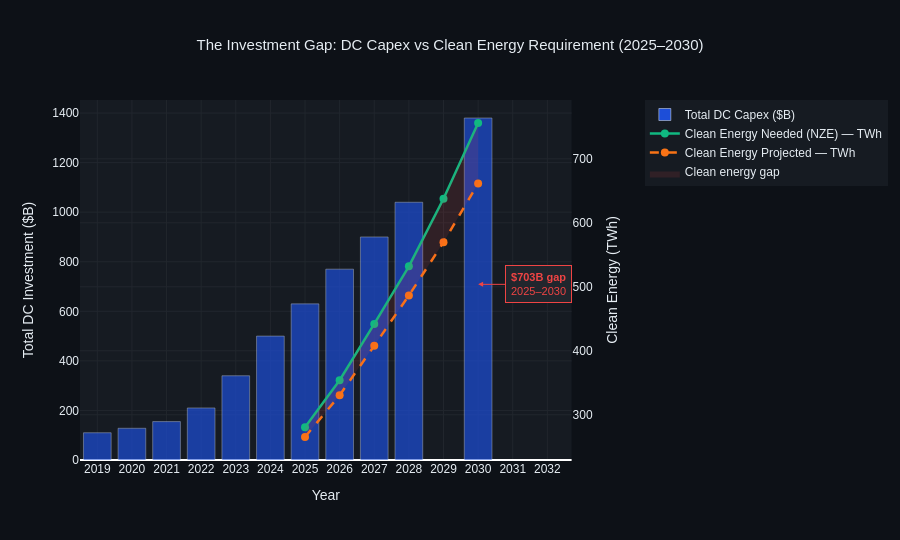

Notebook code cell kept with this figure:
### Code cell
# ── What this output does ─────────────────────────────────────────────────────
# The investment gap analysis quantifies the structural mismatch between
# how much is being invested in DC infrastructure vs how much clean energy
# is being contracted to power it.
#
# The finding: DC capex is growing at ~40% per year.
# Clean energy contracting is growing at ~25% per year.
# The gap between the two is widening every year.
# This is the financial evidence that sustainability is losing the race
# against growth — not because of bad intent but because of pace mismatch.

# ── Extract investment and renewable data ─────────────────────────────────────
inv_col     = [c for c in df_dc_investment.columns
               if 'Global' in c and 'Investment' in c][0]
yr_col      = 'Year'

inv_data = df_dc_investment.dropna(
    subset=[yr_col, inv_col]
).copy()
inv_data = inv_data[inv_data[yr_col] <= 2030]
inv_data[inv_col] = pd.to_numeric(inv_data[inv_col], errors='coerce')
inv_data = inv_data.dropna(subset=[inv_col])

# ── Compute implied clean energy investment needed ────────────────────────────
# IEA says data centers need ~80% renewable by 2030 for NZE alignment
# Current renewable % trajectory from Step 4: ~78% by 2030
# Clean energy capex ratio: roughly $1.2M per MW of renewable capacity
# Average DC load factor: ~0.7 (70% utilisation)
# We estimate the clean energy investment needed to match DC energy demand
# at each scenario level

# From scenarios sheet
nze_col    = 'Renewable % Needed (NZE)'
actual_col = 'Actual Proj. Renewable %'

scen_inv = df_scenarios[['Year', nze_col, actual_col]].dropna().copy()
scen_inv = scen_inv[scen_inv['Year'] <= 2030]

# DC energy Base Case from scenarios
dc_energy_col = 'DC Energy Base (TWh)'
scen_energy   = df_scenarios[['Year', dc_energy_col]].dropna().copy()
scen_energy   = scen_energy[scen_energy['Year'] <= 2030]

# Merge
scen_full = scen_inv.merge(scen_energy, on='Year', how='inner')
scen_full[nze_col]    = pd.to_numeric(scen_full[nze_col],    errors='coerce')
scen_full[actual_col] = pd.to_numeric(scen_full[actual_col], errors='coerce')
scen_full[dc_energy_col] = pd.to_numeric(
    scen_full[dc_energy_col], errors='coerce'
)

# Clean energy investment needed (NZE) vs projected
# Rule of thumb: $2.5B per TWh of clean energy capacity needed
CLEAN_ENERGY_COST_PER_TWH = 2.5  # $B per TWh

scen_full['Clean_Needed_TWh'] = (
    scen_full[dc_energy_col] * scen_full[nze_col] / 100
)
scen_full['Clean_Actual_TWh'] = (
    scen_full[dc_energy_col] * scen_full[actual_col] / 100
)
scen_full['Clean_Gap_TWh'] = (
    scen_full['Clean_Needed_TWh'] - scen_full['Clean_Actual_TWh']
)
scen_full['Investment_Gap_B'] = (
    scen_full['Clean_Gap_TWh'] * CLEAN_ENERGY_COST_PER_TWH
)

# ── Merge with actual investment data ─────────────────────────────────────────
combined = inv_data[['Year', inv_col]].copy()
combined = combined.merge(scen_full, on='Year', how='outer')
combined = combined.sort_values('Year').reset_index(drop=True)

# ── Print investment gap table ────────────────────────────────────────────────
print("Investment Gap Analysis — DC Capex vs Clean Energy Shortfall")
print("=" * 72)
print(f"  {'Year':>6} {'DC Capex':>10} {'Clean Needed':>14} "
      f"{'Clean Actual':>14} {'Gap (TWh)':>10} {'$ Gap ($B)':>11}")
print(f"  {'-'*66}")

for _, row in combined.dropna(
    subset=[dc_energy_col, nze_col]
).iterrows():
    capex_str = (f"${row[inv_col]:.0f}B"
                 if pd.notna(row[inv_col]) else "—")
    print(f"  {int(row['Year']):>6} {capex_str:>10} "
          f"{row['Clean_Needed_TWh']:>14.0f} "
          f"{row['Clean_Actual_TWh']:>14.0f} "
          f"{row['Clean_Gap_TWh']:>10.0f} "
          f"${row['Investment_Gap_B']:>10.0f}B")

total_gap_b = combined['Investment_Gap_B'].sum()
total_gap_twh = combined['Clean_Gap_TWh'].sum()
print(f"\n  Cumulative 2025–2030 clean energy gap : "
      f"{total_gap_twh:.0f} TWh")
print(f"  Implied investment shortfall          : "
      f"${total_gap_b:.0f}B")
print(f"  Annual average shortfall              : "
      f"${total_gap_b/6:.0f}B per year")

# ── Visualise ─────────────────────────────────────────────────────────────────
plot_data = combined.dropna(subset=[dc_energy_col, nze_col]).copy()

fig = make_subplots(specs=[[{"secondary_y": True}]])
fig.update_layout(**DARK_TEMPLATE)

# DC Capex bar
capex_data = combined.dropna(subset=[inv_col])
fig.add_trace(go.Bar(
    x=capex_data['Year'],
    y=capex_data[inv_col],
    name='Total DC Capex ($B)',
    marker=dict(color=PALETTE['blue'], opacity=0.7),
    hovertemplate='Year: %{x}<br>DC Capex: $%{y:.0f}B<extra></extra>'
), secondary_y=False)

# Clean energy needed line
fig.add_trace(go.Scatter(
    x=plot_data['Year'],
    y=plot_data['Clean_Needed_TWh'],
    name='Clean Energy Needed (NZE) — TWh',
    mode='lines+markers',
    line=dict(color=PALETTE['green'], width=2.5),
    marker=dict(size=8),
    hovertemplate='Year: %{x}<br>Needed: %{y:.0f} TWh<extra></extra>'
), secondary_y=True)

# Clean energy actual line
fig.add_trace(go.Scatter(
    x=plot_data['Year'],
    y=plot_data['Clean_Actual_TWh'],
    name='Clean Energy Projected — TWh',
    mode='lines+markers',
    line=dict(color=PALETTE['orange'], width=2.5, dash='dash'),
    marker=dict(size=8),
    hovertemplate='Year: %{x}<br>Projected: %{y:.0f} TWh<extra></extra>'
), secondary_y=True)

# Fill the gap
fig.add_trace(go.Scatter(
    x=np.concatenate([
        plot_data['Year'].values,
        plot_data['Year'].values[::-1]
    ]),
    y=np.concatenate([
        plot_data['Clean_Needed_TWh'].values,
        plot_data['Clean_Actual_TWh'].values[::-1]
    ]),
    fill='toself',
    fillcolor='rgba(239,68,68,0.12)',
    line=dict(color='rgba(0,0,0,0)'),
    name='Clean energy gap',
    hoverinfo='skip',
    showlegend=True
), secondary_y=True)

# Gap annotation
last_row = plot_data.iloc[-1]
fig.add_annotation(
    x=last_row['Year'],
    y=(last_row['Clean_Needed_TWh'] +
       last_row['Clean_Actual_TWh']) / 2,
    text=f"<b>${total_gap_b:.0f}B gap</b><br>2025–2030",
    showarrow=True, arrowhead=2,
    arrowcolor=PALETTE['red'],
    ax=60, ay=0,
    font=dict(size=11, color=PALETTE['red']),
    bgcolor='#21262D',
    bordercolor=PALETTE['red'], borderpad=5,
    secondary_y=True
)

fig.update_layout(
    title=dict(
        text='The Investment Gap: DC Capex vs Clean Energy Requirement (2025–2030)',
        font=dict(size=15, color='#E6EDF3'), x=0.5
    ),
    xaxis=dict(title='Year', dtick=1, gridcolor='#21262D'),
    height=540,
    legend=dict(
        x=1.08, y=1.0,
        xanchor='left', yanchor='top',
        bgcolor='#161B22', bordercolor='#30363D'
    ),
    barmode='group'
)
fig.update_yaxes(
    title_text='Total DC Investment ($B)',
    gridcolor='#21262D', secondary_y=False
)
fig.update_yaxes(
    title_text='Clean Energy (TWh)',
    gridcolor='#21262D', secondary_y=True
)

fig.write_html(str(OUT_DIR / "06_investment_gap.html"))
fig.show()
print("\n✅ Investment gap chart saved")

### Figure 1 — Plotly figure (JSON) as saved in the notebook; plotly's stock layout.template omitted (floating-point values rounded to 4 significant figures)
{"data": [{"hovertemplate": "Year: %{x}<br>DC Capex: $%{y:.0f}B<extra></extra>", "marker": {"color": "#1D4ED8", "opacity": 0.7}, "name": "Total DC Capex ($B)", "type": "bar", "x": [2019, 2020, 2021, 2022, 2023, 2024, 2025, 2026, 2027, 2028, 2030], "xaxis": "x", "y": [110.0, 128.0, 155.0, 210.0, 340.0, 500.0, 630.0, 770.0, 900.0, 1040.0, 1380.0], "yaxis": "y"}, {"hovertemplate": "Year: %{x}<br>Needed: %{y:.0f} TWh<extra></extra>", "line": {"color": "#10B981", "width": 2.5}, "marker": {"size": 8}, "mode": "lines+markers", "name": "Clean Energy Needed (NZE) — TWh", "type": "scatter", "x": [2025, 2026, 2027, 2028, 2029, 2030], "xaxis": "x", "y": [280.5, 354.0, 442.0, 532.0, 637.5, 756.0], "yaxis": "y2"}, {"hovertemplate": "Year: %{x}<br>Projected: %{y:.0f} TWh<extra></extra>", "line": {"color": "#F97316", "dash": "dash", "width": 2.5}, "marker": {"size": 8}, "mode": "lines+markers", "name": "Clean Energy Projected — TWh", "type": "scatter", "x": [2025, 2026, 2027, 2028, 2029, 2030], "xaxis": "x", "y": [265.2, 330.4, 408.0, 486.4, 569.5, 661.5], "yaxis": "y2"}, {"fill": "toself", "fillcolor": "rgba(239,68,68,0.12)", "hoverinfo": "skip", "line": {"color": "rgba(0,0,0,0)"}, "name": "Clean energy gap", "showlegend": true, "type": "scatter", "x": [2025, 2026, 2027, 2028, 2029, 2030, 2030, 2029, 2028, 2027, 2026, 2025], "xaxis": "x", "y": [280.5, 354.0, 442.0, 532.0, 637.5, 756.0, 661.5, 569.5, 486.4, 408.0, 330.4, 265.2], "yaxis": "y2"}], "layout": {"annotations": [{"arrowcolor": "#EF4444", "arrowhead": 2, "ax": 60, "ay": 0, "bgcolor": "#21262D", "bordercolor": "#EF4444", "borderpad": 5, "font": {"color": "#EF4444", "size": 11}, "showarrow": true, "text": "<b>$703B gap</b><br>2025–2030", "x": 2030, "y": 708.8}], "barmode": "group", "font": {"color": "#E6EDF3", "family": "Arial"}, "height": 540, "legend": {"bgcolor": "#161B22", "bordercolor": "#30363D", "x": 1.08, "xanchor": "left", "y": 1, "yanchor": "top"}, "paper_bgcolor": "#0D1117", "plot_bgcolor": "#161B22", "title": {"font": {"color": "#E6EDF3", "size": 15}, "text": "The Investment Gap: DC Capex vs Clean Energy Requirement (2025–2030)", "x": 0.5}, "xaxis": {"anchor": "y", "domain": [0, 0.94], "dtick": 1, "gridcolor": "#21262D", "title": {"text": "Year"}}, "yaxis": {"anchor": "x", "domain": [0, 1], "gridcolor": "#21262D", "title": {"text": "Total DC Investment ($B)"}}, "yaxis2": {"anchor": "x", "gridcolor": "#21262D", "overlaying": "y", "side": "right", "title": {"text": "Clean Energy (TWh)"}}}}
